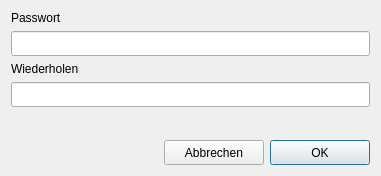
<?xml version="1.0" encoding="UTF-8"?>
<ui version="4.0">
 <class>QMAMSPasswordDialog</class>
 <widget class="QDialog" name="QMAMSPasswordDialog">
  <property name="windowModality">
   <enum>Qt::ApplicationModal</enum>
  </property>
  <property name="geometry">
   <rect>
    <x>0</x>
    <y>0</y>
    <width>381</width>
    <height>176</height>
   </rect>
  </property>
  <property name="windowTitle">
   <string>Neues Passwort eingeben</string>
  </property>
  <layout class="QVBoxLayout" name="verticalLayout_3">
   <item>
    <layout class="QVBoxLayout" name="verticalLayout_2">
     <item>
      <widget class="QLabel" name="label_3">
       <property name="text">
        <string>Passwort</string>
       </property>
      </widget>
     </item>
     <item>
      <widget class="QLineEdit" name="lePassword">
       <property name="minimumSize">
        <size>
         <width>0</width>
         <height>25</height>
        </size>
       </property>
       <property name="echoMode">
        <enum>QLineEdit::PasswordEchoOnEdit</enum>
       </property>
       <property name="clearButtonEnabled">
        <bool>true</bool>
       </property>
      </widget>
     </item>
    </layout>
   </item>
   <item>
    <layout class="QVBoxLayout" name="verticalLayout">
     <item>
      <widget class="QLabel" name="label_2">
       <property name="text">
        <string>Wiederholen</string>
       </property>
      </widget>
     </item>
     <item>
      <widget class="QLineEdit" name="lePasswordRepeat">
       <property name="minimumSize">
        <size>
         <width>0</width>
         <height>25</height>
        </size>
       </property>
       <property name="echoMode">
        <enum>QLineEdit::PasswordEchoOnEdit</enum>
       </property>
       <property name="clearButtonEnabled">
        <bool>true</bool>
       </property>
      </widget>
     </item>
    </layout>
   </item>
   <item>
    <spacer name="verticalSpacer">
     <property name="orientation">
      <enum>Qt::Vertical</enum>
     </property>
     <property name="sizeHint" stdset="0">
      <size>
       <width>20</width>
       <height>40</height>
      </size>
     </property>
    </spacer>
   </item>
   <item>
    <layout class="QHBoxLayout" name="horizontalLayout">
     <item>
      <spacer name="horizontalSpacer">
       <property name="orientation">
        <enum>Qt::Horizontal</enum>
       </property>
       <property name="sizeHint" stdset="0">
        <size>
         <width>40</width>
         <height>20</height>
        </size>
       </property>
      </spacer>
     </item>
     <item>
      <widget class="QPushButton" name="pbCancel">
       <property name="minimumSize">
        <size>
         <width>100</width>
         <height>25</height>
        </size>
       </property>
       <property name="text">
        <string>Abbrechen</string>
       </property>
       <property name="default">
        <bool>false</bool>
       </property>
      </widget>
     </item>
     <item>
      <widget class="QPushButton" name="pbAccept">
       <property name="minimumSize">
        <size>
         <width>100</width>
         <height>25</height>
        </size>
       </property>
       <property name="text">
        <string>OK</string>
       </property>
       <property name="default">
        <bool>true</bool>
       </property>
      </widget>
     </item>
    </layout>
   </item>
  </layout>
 </widget>
 <resources/>
 <connections>
  <connection>
   <sender>pbCancel</sender>
   <signal>clicked()</signal>
   <receiver>QMAMSPasswordDialog</receiver>
   <slot>cancel()</slot>
   <hints>
    <hint type="sourcelabel">
     <x>233</x>
     <y>143</y>
    </hint>
    <hint type="destinationlabel">
     <x>199</x>
     <y>86</y>
    </hint>
   </hints>
  </connection>
  <connection>
   <sender>pbAccept</sender>
   <signal>clicked()</signal>
   <receiver>QMAMSPasswordDialog</receiver>
   <slot>acceptPassword()</slot>
   <hints>
    <hint type="sourcelabel">
     <x>339</x>
     <y>143</y>
    </hint>
    <hint type="destinationlabel">
     <x>199</x>
     <y>86</y>
    </hint>
   </hints>
  </connection>
 </connections>
 <slots>
  <slot>acceptPassword()</slot>
  <slot>cancel()</slot>
 </slots>
</ui>
